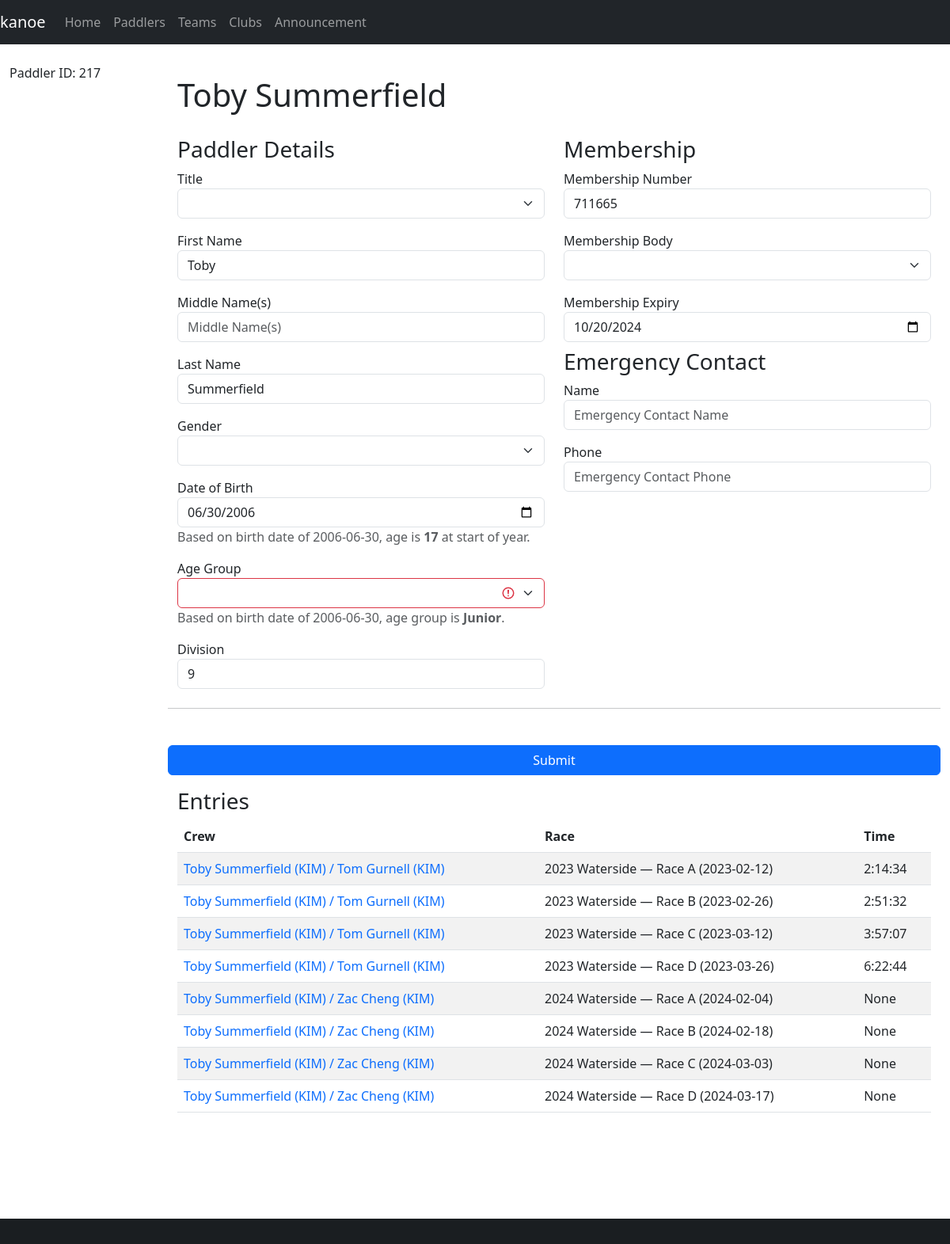
The app's page /paddler/217, older data.
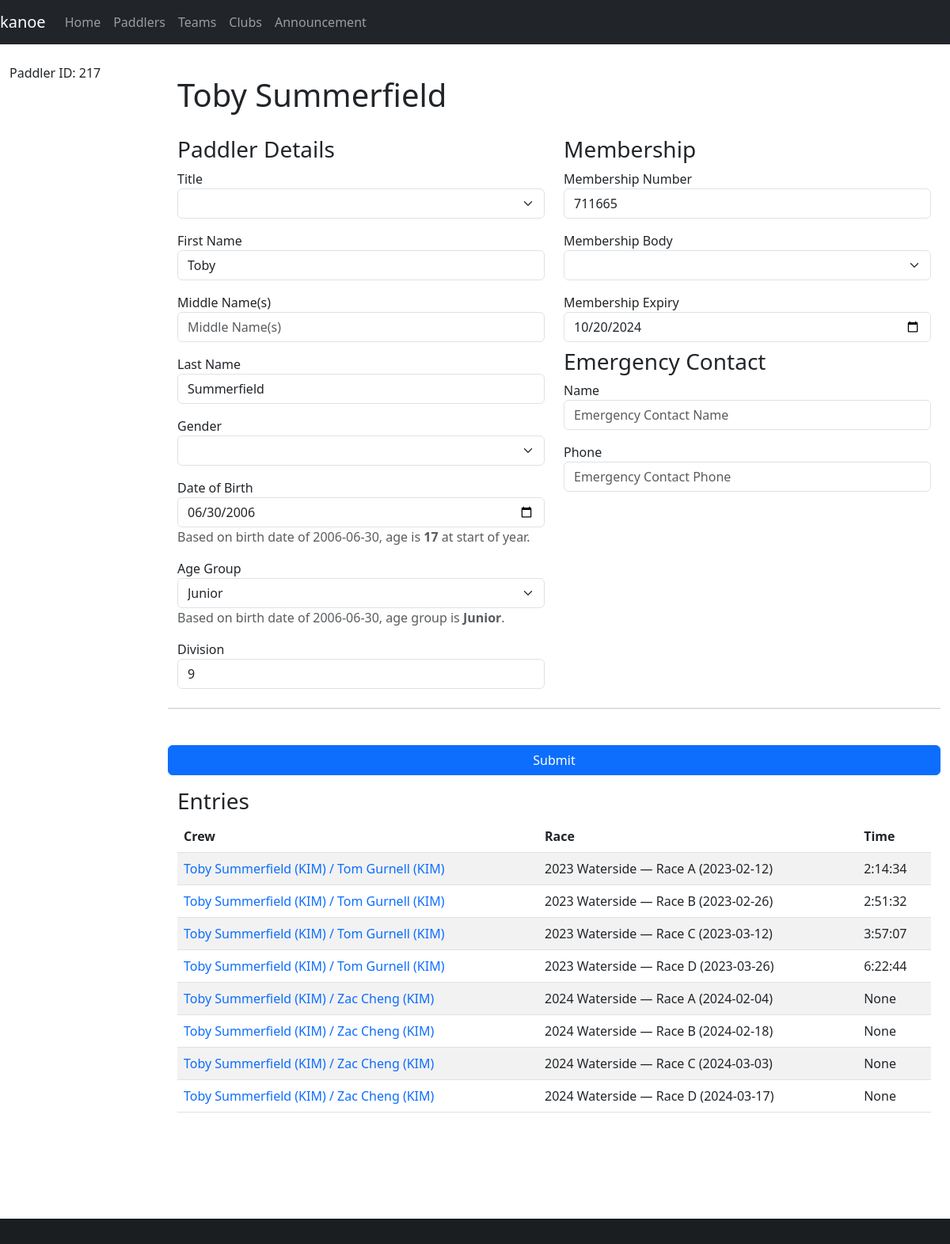
The same page, newer data.
### database/database/paddler.py (models this page shows, shortened)
class Paddler(Base):
    __tablename__ = "paddler"
    id = Column(Integer, primary_key=True)
    membership_number = Column(Integer)
    membership_expiry = Column(Date)
    membership_body_id = Column(Integer, ForeignKey(MembershipBody.id))
    division = Column(Integer)
    title = Column(String)
    first = Column(String)
    middle = Column(String)
    last = Column(String)
    gender = Column(String(1))
    suffix = Column(String)
    dob = Column(Date)
    address = Column(String)
    email = Column(String)
    phone = Column(String)
    emergency_name = Column(String)
    emergency_phone = Column(String)
    age_group_id = Column(Integer, ForeignKey(AgeGroup.id), index=True)
    age_group = relationship(AgeGroup, backref="paddlers", lazy="joined")
    membership_body = relationship(MembershipBody, backref="paddlers", lazy="joined")
    @hybrid_property
    def name(self):
        return combine_names(self.first, self.middle, self.last)
    def __repr__(self):
        return f"Paddler(id={self.id}, name='{self.name}', division={self.division or '?'})"
    @property
    def age(self):
        newyear = date(date.today().year, 1, 1)
        age = newyear.year - self.dob.year
        if (self.dob.month, self.dob.day) > (newyear.month, newyear.day):
            age -= 1
        return age
    @property
    def age_group_calculated(self):
        age = self.age
        if not age:
            return None
        elif age < 19:
            return "Junior"
        elif age >= 50:
            return "Master"
        elif age >= 35:
            return "Veteran"
        else:
            return "Senior"

### database/database/age_group.py (models this page shows, shortened)
class AgeGroup(Base):
    __tablename__ = "age_group"
    id = Column(Integer, primary_key=True)
    label = Column(String)
    def __str__(self):
        return self.label

### paddle/views/paddler.py (the view, shortened to what this page needs)
@blueprint.route("/paddler/<paddler_id>", methods=("GET", "POST"))
@blueprint.route("/paddler/", defaults={"paddler_id": None}, methods=("GET", "POST"))
@login_required
def paddler(paddler_id):
    if paddler_id:
        paddler = session.get(db.Paddler, paddler_id)
    else:
        paddler = None
    age_groups = session.query(db.AgeGroup).all()
    membership_bodies = session.query(db.MembershipBody).all()
    if paddler:
        logging.debug(f"* {repr(paddler)}")
        logging.debug("  Crews:")
        for crew in paddler.crews:
            logging.debug(f"    - {repr(crew)}")
    return render_template(
        "paddler.j2",
        paddler=paddler,
        age_groups=age_groups,
        membership_bodies=membership_bodies,
    )

### database/database/club.py (called while the page is built)
    @property
    def code(self):
        return self.code_regex.split("|")[0]

### database/database/crew.py (called while the page is built)
    def __repr__(self):
        club_id = f"{self.club.id}" if self.club else "None"
        entry_id = f"{self.entry.id}" if self.entry else "None"
        return f"Crew(id={self.id}, name='{self.paddler.name}', club_id={club_id}, entry_id={entry_id})"

    def __str__(self):
        club = f" ({self.club.code})" if self.club else ""
        return f"{self.paddler.name}{club}"

### database/database/entry.py (called while the page is built)
    def __str__(self):
        names = sorted([str(crew) for crew in self.crews])
        return " / ".join(names)

    @property
    def time(self):
        if self.time_start and self.time_finish:
            time_start = datetime.datetime.strptime(self.time_start, "%H:%M:%S")
            time_finish = datetime.datetime.strptime(self.time_finish, "%H:%M:%S")
            return (
                time_finish
                - time_start
                + datetime.timedelta(seconds=(self.time_adjustment or 0))
            )
        else:
            return None

### database/database/race.py (called while the page is built)
    def __str__(self):
        return "%s (%s)" % (self.name, self.date)

### paddle/templates/paddler.j2 (shortened to what the changed rows need)
{% extends "base-fluid.j2" %}
{% from "macros.j2" import find_value %}
{% block content %}
<h1>{% if paddler.name %}{{ paddler.name }}{% else %}New Paddler{% endif %}</h1>
<form method="post">
    <div class="row">
        <div class="col-sm-6">
            <div class="mb-3">
                <label for="first">First Name</label>
                <input type="text" class="form-control" id="first" name="first" placeholder="First Name"
                    value="{{ find_value(request.form['first'], paddler.first) }}">
            </div>
            <div class="mb-3">
                <label for="last">Last Name</label>
                <input type="text" class="form-control" id="last" name="last" placeholder="Last Name"
                    value="{{ find_value(request.form['last'], paddler.last) }}">
            </div>
            <div class="mb-3">
                <label for="dob">Date of Birth</label>
                <input id="dob" name="dob" class="form-control" type="date"
                    value="{{ find_value(request.form['dob'], paddler.dob) }}">
                {% if paddler.dob %}
                <p class="text-muted">Based on birth date of {{ paddler.dob }}, age is <strong>{{ paddler.age }}</strong> at start of year.</p>
                {% endif %}
            </div>
            <div class="mb-3">
                <label>Age Group</label>
                <select class="form-select form-select{% if not paddler.age_group or paddler.age_group|string != paddler.age_group_calculated %} is-invalid{% endif %}" name="age_group_id">
                    <option value=""></option>
                    {% for age_group in age_groups %}
                    <option value="{{ age_group.id }}" {% if paddler.age_group_id==age_group.id %}selected{% endif %}>
                        {{ age_group.label }}
                    </option>
                    {% endfor %}
                </select>
                {% if paddler.dob %}
                <p class="text-muted">Based on birth date of {{ paddler.dob }}, age group is <strong>{{ paddler.age_group_calculated }}</strong>.</p>
                {% endif %}
            </div>
        </div>
        <div class="col-sm-6">
            <div class="mb-3">
                <label for="membership_number">Membership Number</label>
                <input type="text" class="form-control" id="membership_number" name="membership_number" placeholder="Membership Number"
                    value="{{ find_value(request.form['membership_number'], paddler.membership_number) }}">
            </div>
            <div>
                <label for="bcu_expiry">Membership Expiry</label>
                <input type="date" class="form-control" id="membership_expiry" name="membership_expiry"
                    value="{{ find_value(request.form['membership_expiry'], paddler.membership_expiry) }}">
            </div>
        </div>
    </div>
</form>
<h3 class="mt-3">Entries</h3>
<table class="table table-striped">
    <thead>
        <tr>
            <th>Crew</th>
            <th>Race</th>
            <th>Time</th>
        </tr>
    </thead>
    <tbody>
    </tbody>
</table>
{% endblock %}
{% block sidebar %}
{% include 'sidebar-paddler.j2' %}
{% endblock %}

### paddle/templates/sidebar-paddler.j2 (shortened to what this page needs)
{% if paddler %}
<p>Paddler ID: {{ paddler.id }}</p>
{% endif %}

Row changes from the older to the newer data that the page shows:
changed Paddler "Toby Summerfield": age_group_id (not shown) → "Junior"
